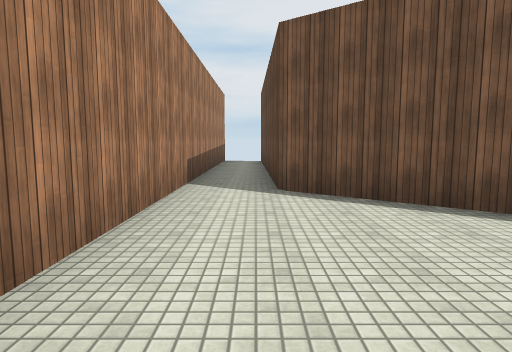
View 1 (above)

12 first-person views from a walk through a scene from a Unity 3-D project. The camera is 1.5 m above the floor, tilts 6° down and sees 75° across. The floor is counted in squares, 2 m on a side. Each view is taken from the middle of a square. On the plan, view 1 faces up. The plan holds only what a view shows up to about 11 squares ahead; the rest is blank. Surface patterns are stand-ins for the level's own textures.

View 2
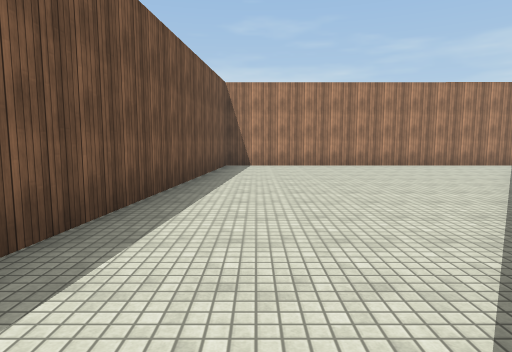

View 3
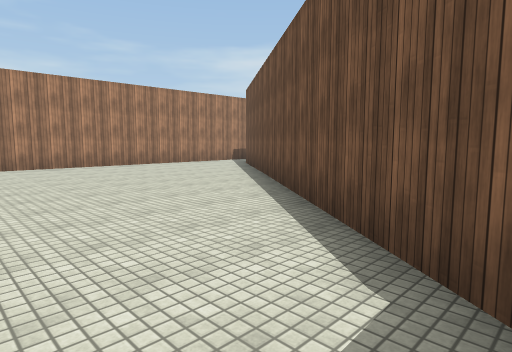

View 4
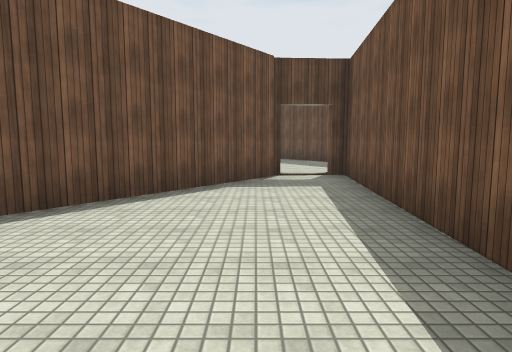

View 5
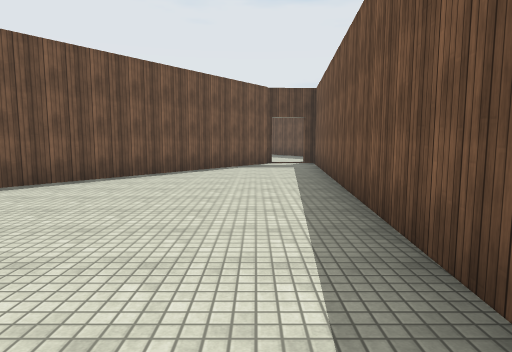

View 6
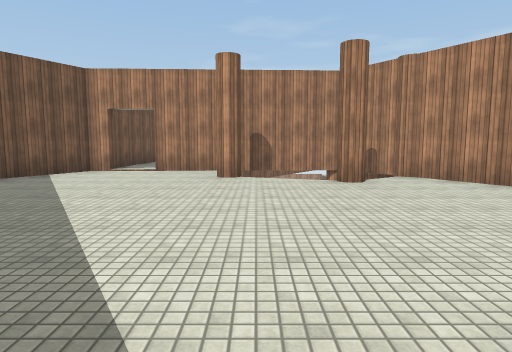

View 7
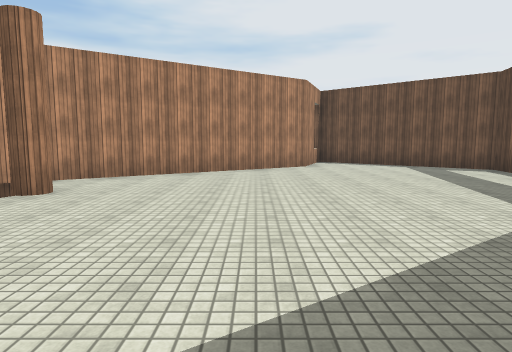

View 8
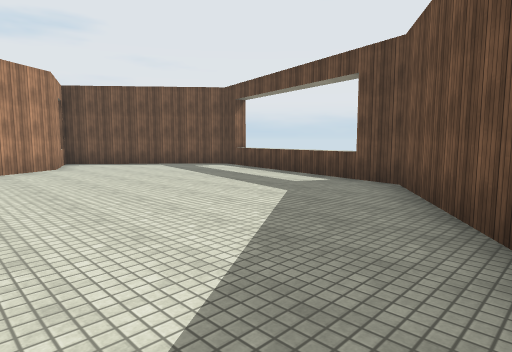

View 9
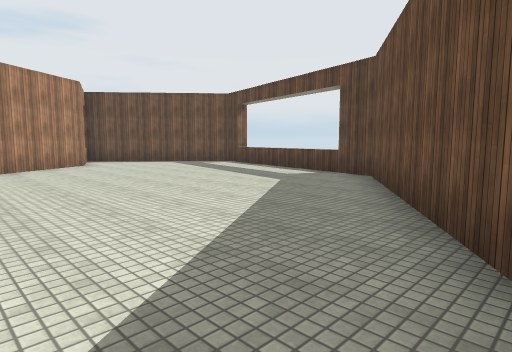

View 10
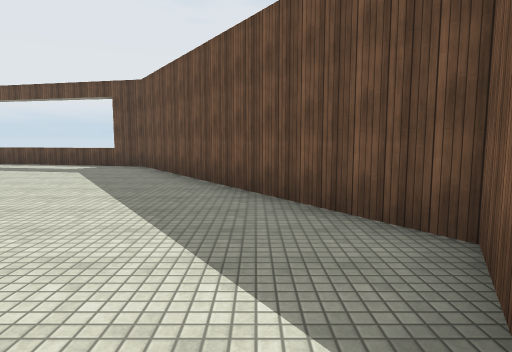

View 11
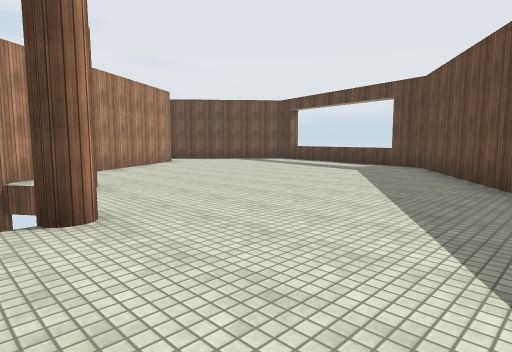

View 12
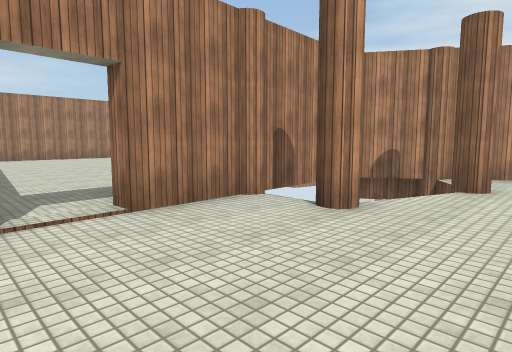

### Floor plan
Points are (right, up) in squares from view 1. A wall is a line through its corners. A room is listed if a view was taken in it or the views show most of it. See-through windows are left out.
Room 1 (views 1, 2, 3, 4, 5)
walls: (-1.2, 3.6) (-1.2, -2.9) (10.4, -4); (10.6, -2.5) (10.3, -2.5) (0.3, 5.2)
ways out: opening at (11, -3) to room 2; opening at (-0.5, 4.5)
Room 2 (views 6, 7, 8, 9, 10, 11, 12)
walls: (10.6, -0.9) (10.6, -2.5); (22.5, 4.9) (22, 5); (18, 8.4) (17.5, 6.9) (10.4, 2.2); (10.3, -3.6) (10.7, -3.6) (10.7, -4.1) (13.4, -5.6) (20.8, -0.7) (22.2, 5.7) (18.3, 9) (18.1, 8.5)
ways out: opening at (11, -3) to room 1

Positions as (right, up) in squares from view 1, and headings:
1: (0, 0), facing up
2: (9, -2), facing left
3: (9, -3), facing up-left
4: (3, -2), facing right
5: (-1, -2), facing right
6: (19, 0), facing left
7: (16, -3), facing up
8: (15, -3), facing up-right
9: (14, -4), facing up-right
10: (11, -4), facing right
11: (11, -4), facing up-right
12: (14, -4), facing up-left
